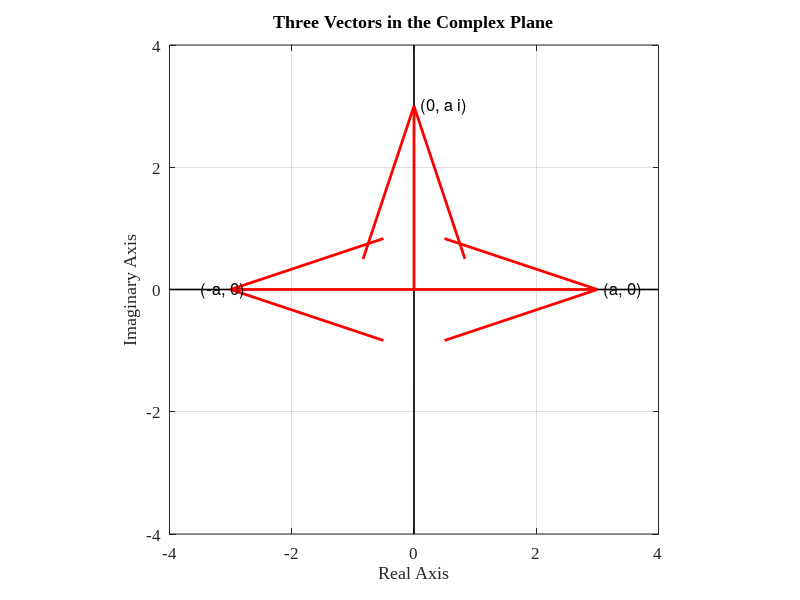

Source code (MATLAB):
% Parameters
a = 3;

figure;
hold on; grid on; axis equal;

% Real & Imag axes
plot([-4 4], [0 0], 'k', 'LineWidth', 1.2);
plot([0 0], [-4 4], 'k', 'LineWidth', 1.2);

% Red arrows
quiver(0, 0,  a, 0, 0, 'r', 'LineWidth', 2, 'MaxHeadSize', 0.5); % (a,0)
quiver(0, 0,  0, a, 0, 'r', 'LineWidth', 2, 'MaxHeadSize', 0.5); % (0,a)
quiver(0, 0, -a, 0, 0, 'r', 'LineWidth', 2, 'MaxHeadSize', 0.5); % (-a,0)

% Labels
text( a+0.1, 0,  '(a, 0)', 'FontSize', 12);
text( 0.1,  a,  '(0, a i)', 'FontSize', 12);
text(-a-0.5,0, '(-a, 0)', 'FontSize', 12);

% IEEE style
xlabel('Real Axis', 'FontSize', 12);
ylabel('Imaginary Axis', 'FontSize', 12);
title('Three Vectors in the Complex Plane', 'FontSize', 14);
set(gca, 'FontName', 'Times New Roman', 'FontSize', 12, 'Box', 'on');

xlim([-4 4]);
ylim([-4 4]);

hold off;

% Save figure with 2000 DPI
print('complex_vectors','-dpng','-r2000');
